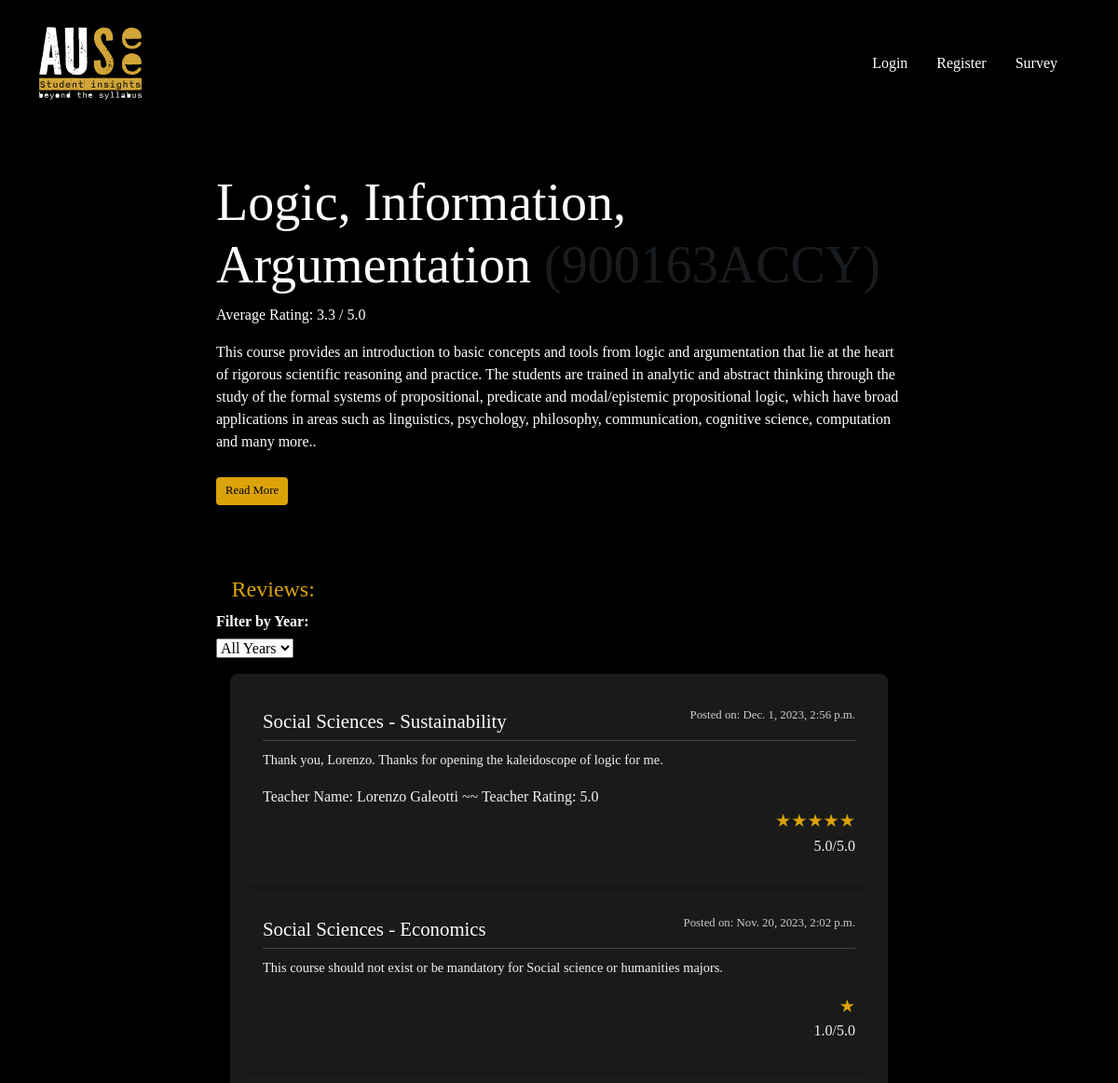
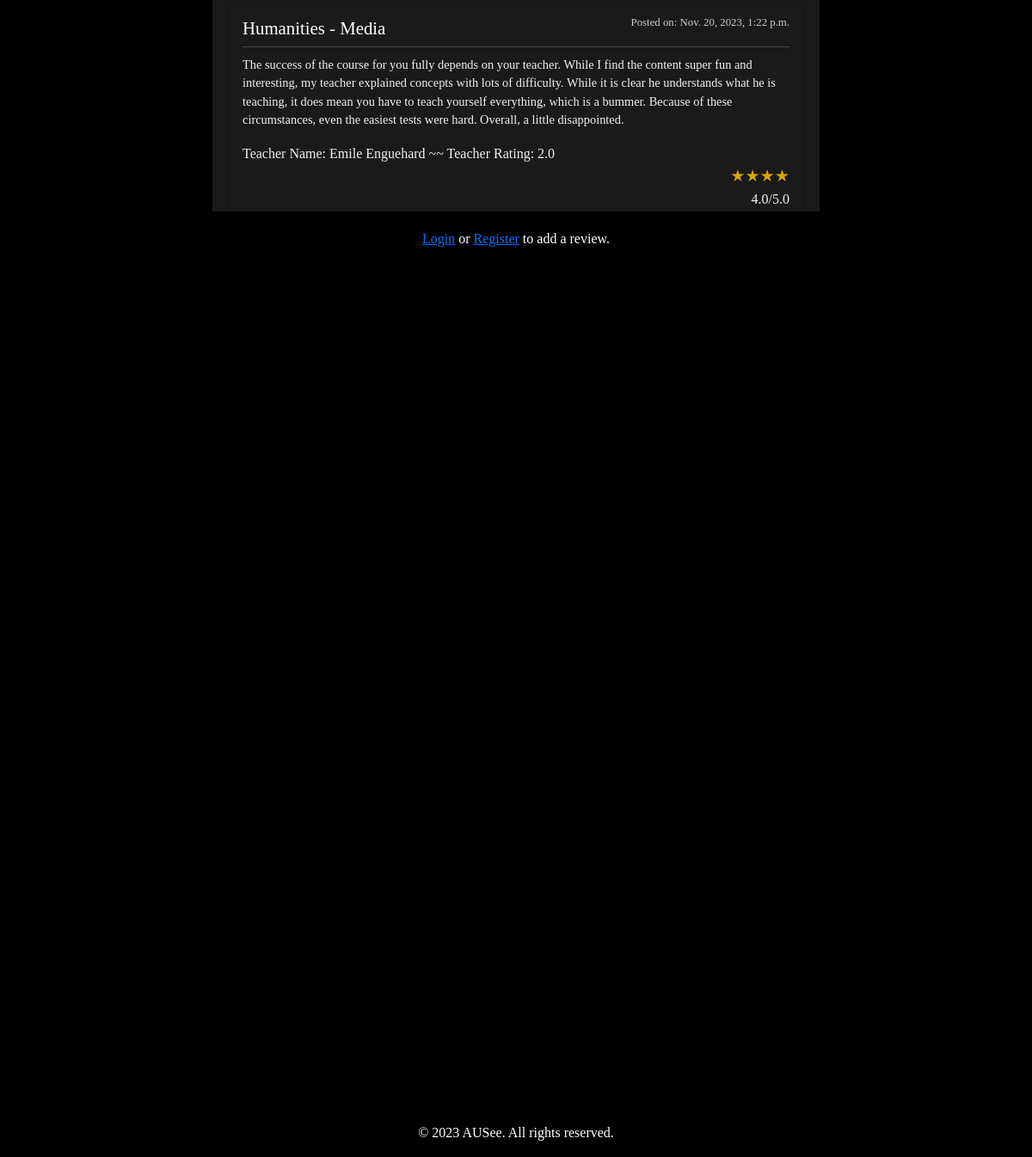
Page /courses/293/ on the committed database (2 pictures, top to bottom).
### reviews/models.py (models this page shows, shortened)
class Course(models.Model):
    name = models.CharField(max_length=255)
    code = models.CharField(max_length=50)
    description = models.TextField(blank=True, null=True)
    level = models.PositiveSmallIntegerField(choices=LEVEL_CHOICES, default=100)
    def average_rating(self):
        reviews = self.review_set.all()
        if not reviews:
            return None
        total_rating = sum([review.rating for review in reviews])
        avg_rating = total_rating / len(reviews)
        return round(avg_rating, 1)  # round to 1 decimal place

class Review(models.Model):
    course = models.ForeignKey(Course, on_delete=models.CASCADE)
    text = models.TextField()
    rating = models.FloatField(choices=RATING_CHOICES)
    teacher_name = models.CharField(max_length=100, blank = True, null = True)
    teacher_quality = models.FloatField(choices=RATING_CHOICES, blank = True, null = True)
    created_date = models.DateTimeField(auto_now_add=True)
    updated_date = models.DateTimeField(auto_now=True)
    user = models.ForeignKey('users.CustomUser', on_delete=models.CASCADE)

### users/models.py (models this page shows)
class CustomUser(AbstractUser):
    joined_date = models.DateTimeField(auto_now_add=True)
    major = models.CharField(max_length=50, choices=MAJOR_CHOICES, default='Sciences')
    track = models.CharField(max_length=80)

### reviews/views.py (the view)
# urls.py: path('<int:course_id>/', views.course_detail, name='course_detail'),
def course_detail(request, course_id):
    course = get_object_or_404(Course, id=course_id)
    year_filter = request.GET.get('year')
    if year_filter:
        reviews = Review.objects.filter(course=course, created_date__year=year_filter).order_by('-created_date')
    else:
        reviews = Review.objects.filter(course=course).order_by('-created_date')
    review_date_range = Review.objects.aggregate(start_year=Min('created_date__year'), end_year=Max('created_date__year'))
    years = range(review_date_range['start_year'], review_date_range['end_year'] + 1) if review_date_range['start_year'] else []
    if request.method == "POST":
        form = ReviewForm(request.POST)
        if form.is_valid():
            review = form.save(commit=False)
            review.course = course
            review.user = request.user  # Set the user for the review
            review.save()
            return redirect('reviews:course_detail', course_id=course_id)
    else:
        form = ReviewForm()
    if 'delete_review' in request.POST:
        review_id = request.POST.get('review_id')
        review = Review.objects.get(id=review_id, user=request.user)
        review.delete()
        return HttpResponseRedirect(request.path_info)
    context = {
        'course': course,
        'reviews': reviews,
        'form': form,
        'current_year': year_filter,
        'available_years': years
    }
    return render(request, 'reviews/course_detail.html', context)

### reviews/forms.py
class ReviewForm(forms.ModelForm):
    class Meta:
        model = Review
        fields = ['rating', 'text', 'teacher_name', 'teacher_quality']
        widgets = {
            'text': forms.Textarea(attrs={'rows': 5, 'placeholder': 'Share your thoughts about this course... '}),
            'teacher_name': forms.Textarea(attrs={'rows': 1}),
        }
        help_texts = {
            'rating': 'Enter a rating between 1.0 and 5.0',
            'teacher_name': '(Optional)',
            'teacher_quality': '(Optional)',
        }
        labels = {
            'text': 'Review:',
            'teacher_name': 'Teacher Name:',
            'teacher_quality': 'Teacher Quality:',
        }

### reviews/templates/reviews/course_detail.html (shortened to what this page needs)
{% extends "base.html" %}
{% block content %}
<div class="container-main">
    <div class="row">
        <div class="col-md-8 offset-md-2">
            <h2 class="display-4">{{ course.name }} <span class="text-muted">({{ course.code }})</span></h2>
            <p><strong>Average Rating:</strong> {{ course.average_rating }} / 5.0</p>
            <div id="courseSummaryShort">
                <p>{{ course.description|truncatechars:800 }}.</p>
                <button id="toggleSummary" class="btn btn-primary" onclick="toggleDescription()">Read More</button>
            </div>
            <h3 class="topicx">Reviews:</h3>
            <div class="year-filter">
                <form method="get" action=".">
                    <label for="year">Filter by Year:</label>
                    <select name="year" onchange="this.form.submit()">
                        <option value="">All Years</option>
                    </select>
                </form>
            </div>
            <div class="reviews-scrollbox">
                <ul class="list-unstyled">
                    <div class="review-container">
                        {% for review in reviews %}
                        <div class="review-item">
                            <div class="review-header">
                                <span class="review-major">{{ review.user.major }} - {{ review.user.track }}</span>
                                <span class="review-date">Posted on: {{ review.created_date }}</span>
                            </div>
                            <div class="review-body">
                                <p class="review-text">{{ review.text }}</p>
                                {% if review.teacher_name %}
                                <div class="review-teacher">
                                    <span>Teacher Name: {{ review.teacher_name }} ~~</span>
                                    <span>Teacher Rating: {{ review.teacher_quality }}</span>
                                </div>
                                {% endif %}
                            </div>
                                <p>
                                    <span class="star-rating" data-rating="{{ review.rating|floatformat:1 }}"></span>
                                    <span class="rating-holder"> {{ review.rating|floatformat:1 }}/5.0 </span>
                                </p>
                        </div>
                        {% endfor %}
                    </div>
                </ul>
            </div>
            {% if user.is_authenticated %}
            <div class="container mt-5">
                <div class="row">
                    <div class="col-md-8 offset-md-2">
                        <div class="text-center mb-4">
                            <button id="addReviewButton" class="btn btn-third" onclick="toggleReviewForm()">Add a Review</button>
                        </div>
                        <div id="reviewForm" class="review-container" style="display: none;">
                            <h2 class="text-center mb-4">Add a Review</h2>
                            <form method="post">
                                {% csrf_token %}
                                {{ form.as_p }}
                                <button type="submit" class="btn btn-success">Submit Review</button>
                            </form>
                        </div>
                    </div>
                </div>
            </div>
            {% else %}
            <div class="helptext-container">
                <p>
                  <a href="{% url 'users:login' %}?next={{ request.path }}">Login</a> or
                  <a href="{% url 'users:register' %}?next={{ request.path }}">Register</a> to add a review.
                </p>
            </div>
            {% endif %}
        </div>
    </div>
</div>
{% endblock %}

### templates/base.html (style rules this page uses)
body, html { height: 100%; background-color: black; font-family: nitti-tywriter; }
.wrapper { min-height: 100%; display: flex; flex-direction: column; }

### reviews/templates/reviews/course_detail.html (style rules this page uses)
.review-container { background-color: #1a1a1a; border-radius: 8px; padding: 20px; color: #f1f1f1; }
.review-item { background-color: #1a1a1a; border-radius: 4px; margin-bottom: 10px; padding: 15px; box-shadow: 0 2px 4px rgba(0,0,0,.2); }
.review-header { display: flex; justify-content: space-between; margin-bottom: 5px; }
.review-major { font-weight: bold; color: #4b9cd3; }
.review-date { font-size: 0.8em; color: #cccccc; }
.review-body { border-top: 1px solid #444; padding-top: 10px; }
.review-text { font-size: 0.9em; color: #f1f1f1; }
.review-teacher { margin-top: 10px; }
label { font-weight: bold; margin-bottom: 5px; display: block; }
.reviews-scrollbox { max-height: 700px; overflow-y: auto; background-color: #000000; border-radius: 8px; padding: 15px; margin-bottom: 20px; box-shadow: 0 2px 4px rgba(0,0,0,.1); scroll-behavior: smooth; scrollbar-width: thin; }
.review-item { padding-bottom: 15px; margin-bottom: 15px; }
.helptext-container { text-align: center; }
.helptext-container p { display: inline-block; margin: 0; }
.review-major { font-family: PF Fuel Grime; font-size: 1.3em; font-weight: 10; color: #ffffff; }
.review-text { font-size: 0.9em; color: #f1f1f1; font-weight: 100; }
.btn-primary { background-color: #dba309; color: #000000; border: none; border-radius: 4px; padding: 5px 10px; cursor: pointer; margin-top: 10px; font-size: 0.8em; }
.star-rating { font-size: 1.2em; color: #dba309; font-weight: 100; display: flex; justify-content: right; }
.container-main { background-color: #000000; color: #ffffff; font-weight: 100; }
.btn-primary { margin-bottom: 5%; }
.topicx { font-family: PF Fuel Grime; font-size: 1.5em; font-weight: 10; color: #dba309; margin-left: 2.25%; margin-top: 40px; }
.rating-holder { display: flex; justify-content: right; }

### rows in the picture
Course: name "Logic, Information, Argumentation", code "900163ACCY", average_rating "3.3", description "This course provides an introduction to basic concepts and tools from logic and argumentation that lie at the heart of rigorous scientific reasoning and practice. The students are trained in analytic and abstract thinking through the study of the formal systems of propositional, predicate and modal/epistemic propositional logic, which have broad applications in areas such as linguistics, psychology, philosophy, communication, cognitive science, computation and many more."
Review: user.major "Social Sciences", user.track "Sustainability", created_date "Dec. 1, 2023, 2:56 p.m.", text "Thank you, Lorenzo. Thanks for opening the kaleidoscope of logic for me.", teacher_name "Lorenzo Galeotti", teacher_quality "5.0", rating "5.0"
Review: user.major "Social Sciences", user.track "Economics", created_date "Nov. 20, 2023, 2:02 p.m.", text "This course should not exist or be mandatory for Social science or humanities majors.", rating "1.0"
Review: user.major "Humanities", user.track "Media", created_date "Nov. 20, 2023, 1:22 p.m.", text "The success of the course for you fully depends on your teacher. While I find the content super fun and interesting, my teacher explained concepts with lots of difficulty. While it is clear he understands what he is teaching, it does mean you have to teach yourself everything, which is a bummer. Because of these circumstances, even the easiest tests were hard. Overall, a little disappointed.", teacher_name "Emile Enguehard", teacher_quality "2.0", rating "4.0"
